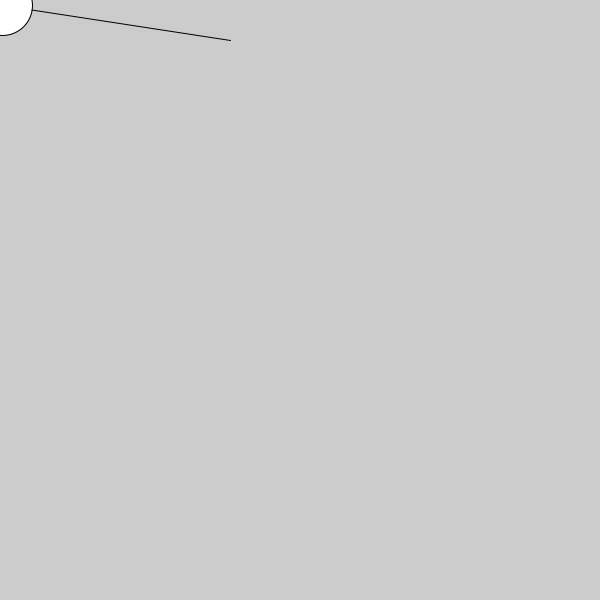
Frame 1 (no input)
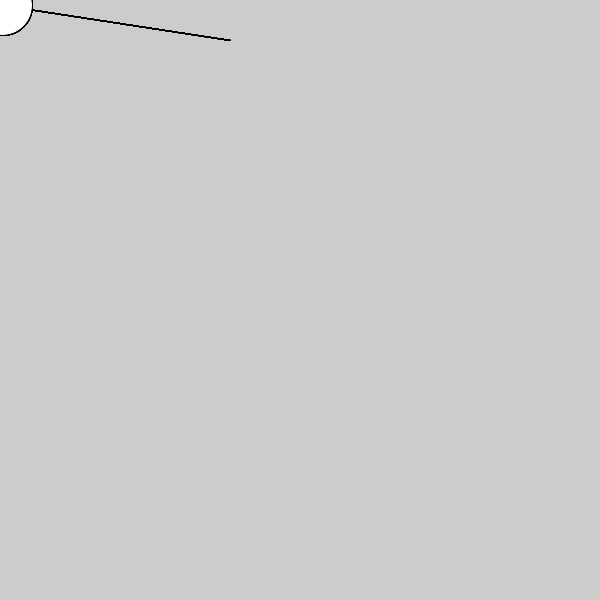
Frame 60 (the mouse pressed at the canvas centre just before this capture)
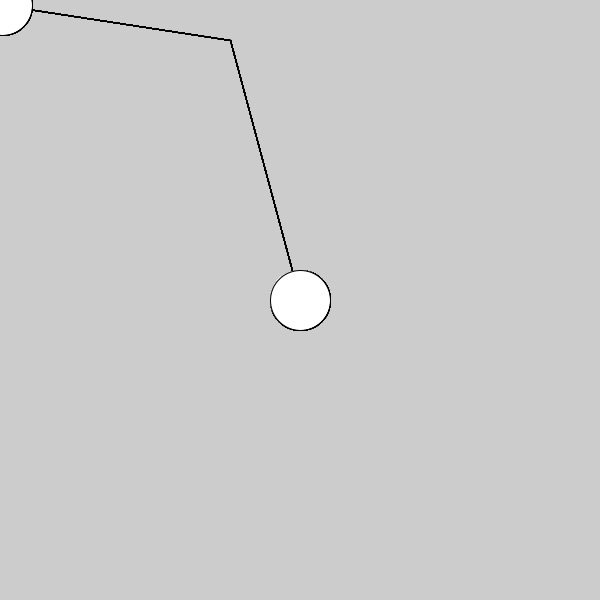
Frame 120 (the mouse held since frame 60 and released just before this capture)

The Processing sketch that drew these frames (run headless with seeded random() and noise(); from frame 60 on, the mouse is pressed at the canvas centre):

// Processing sketch: processing_33727
// ── processing_33727.pde

int plotX;  //tell computer I want to define an INTEGER
int plotY;
//int[] 




void setup(){
  
  size (600,600);
  
  plotX = 2;  // DEFINE the integer
  plotY = 5;
  
  
  
}



void draw(){
  
  line(plotX, plotY, 230, 40);
 // background(38,39,135);
  ellipse(plotX, plotY, 60,60);
  
   println(plotX);
 
  
}


void mousePressed(){  // IF MOUSE PRESSED overide the INT defined above and replace with mouse pos X, y
  
  plotX = mouseX;
  plotY = mouseY;
  
  

  
  
}
